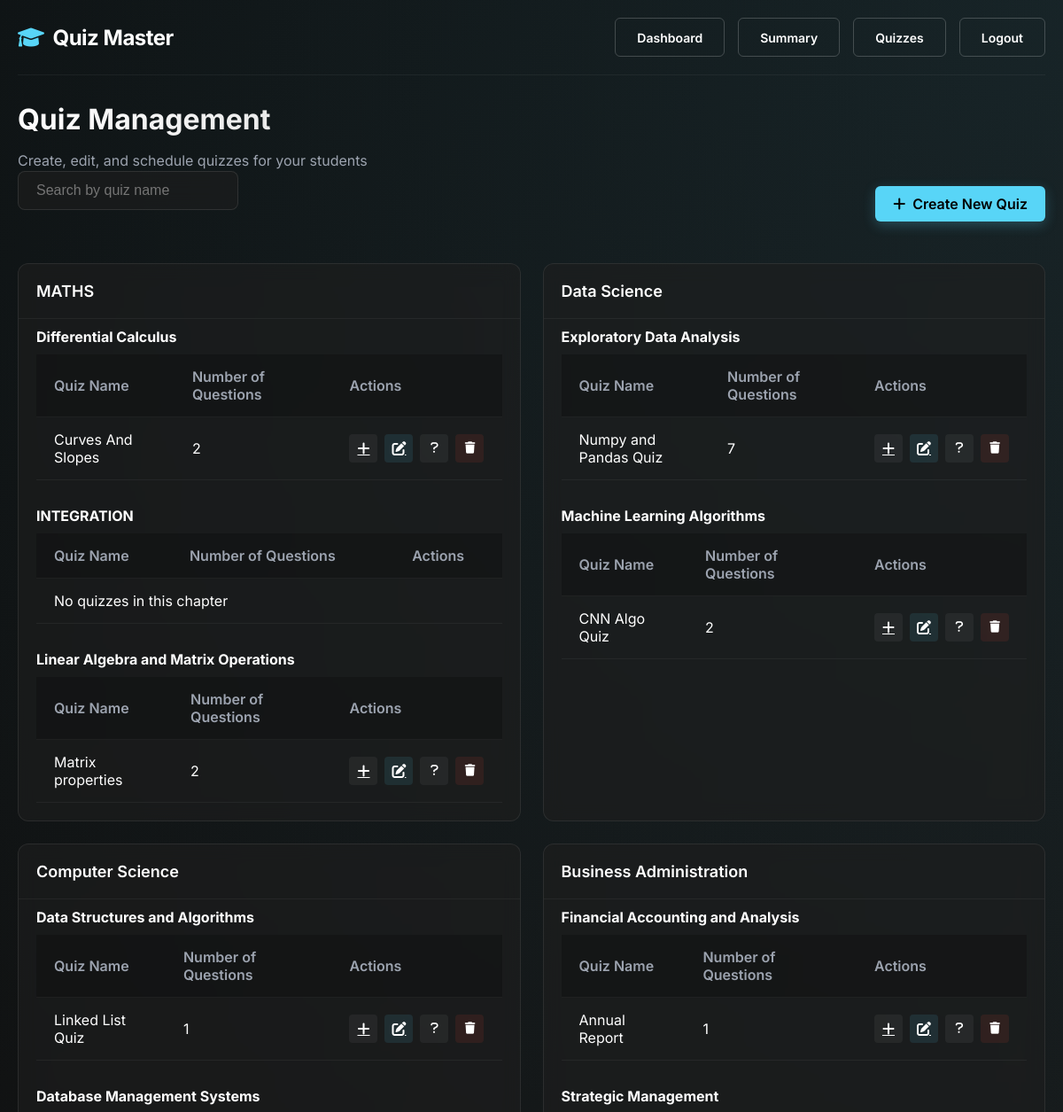
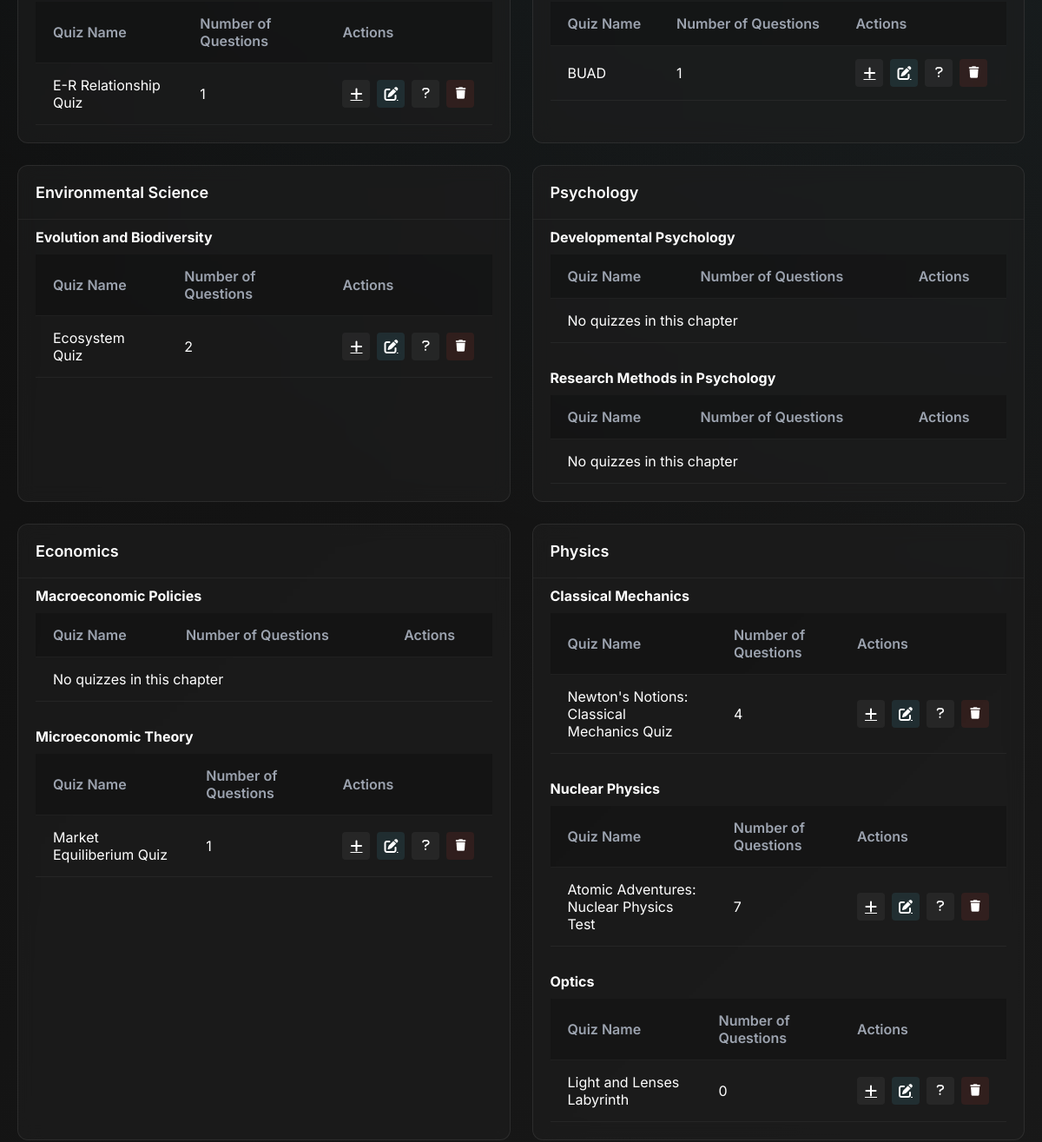
Before: /admin/quiz_management (signed in, upper part) with the older database file (2 pictures, top to bottom).
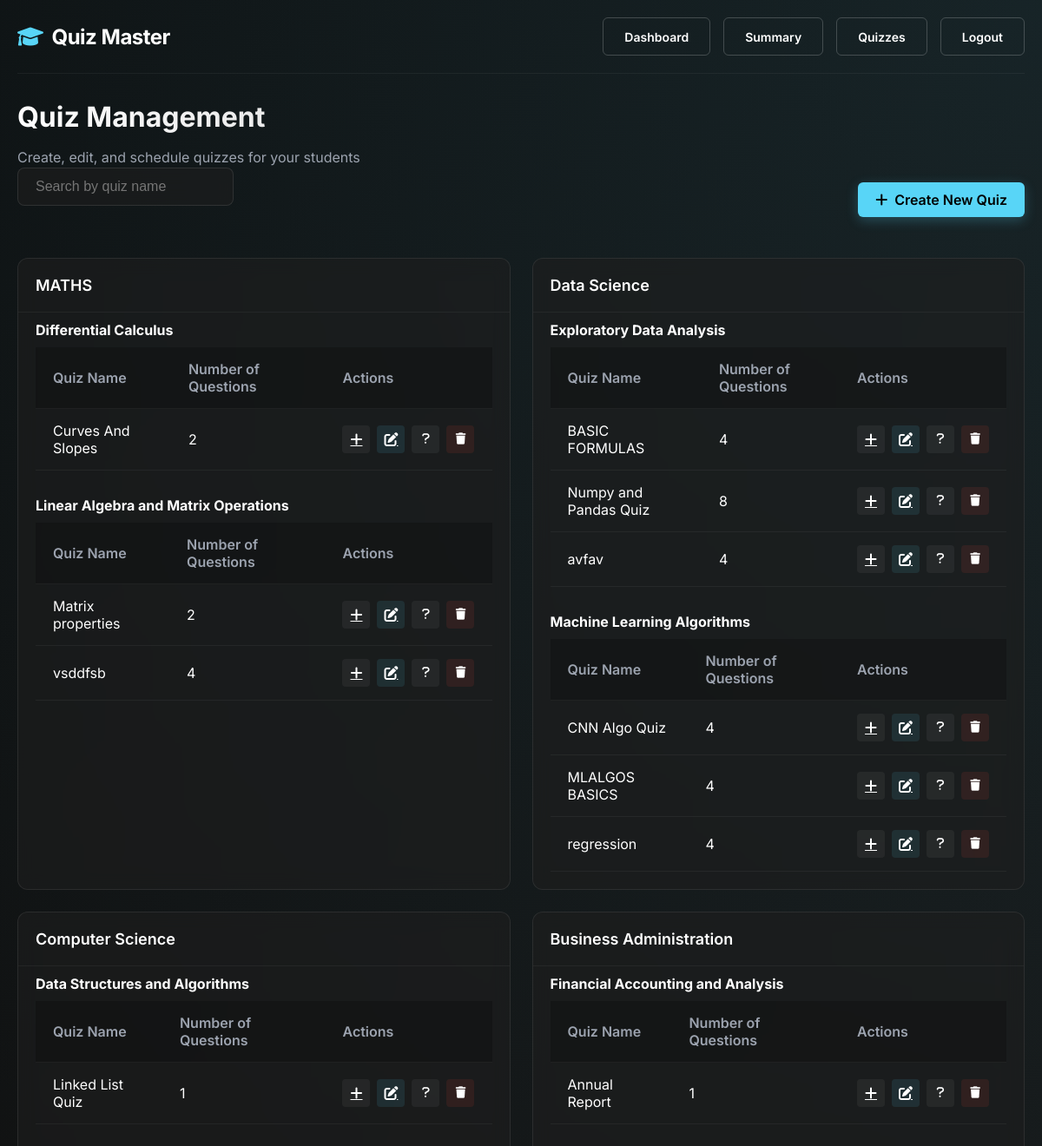
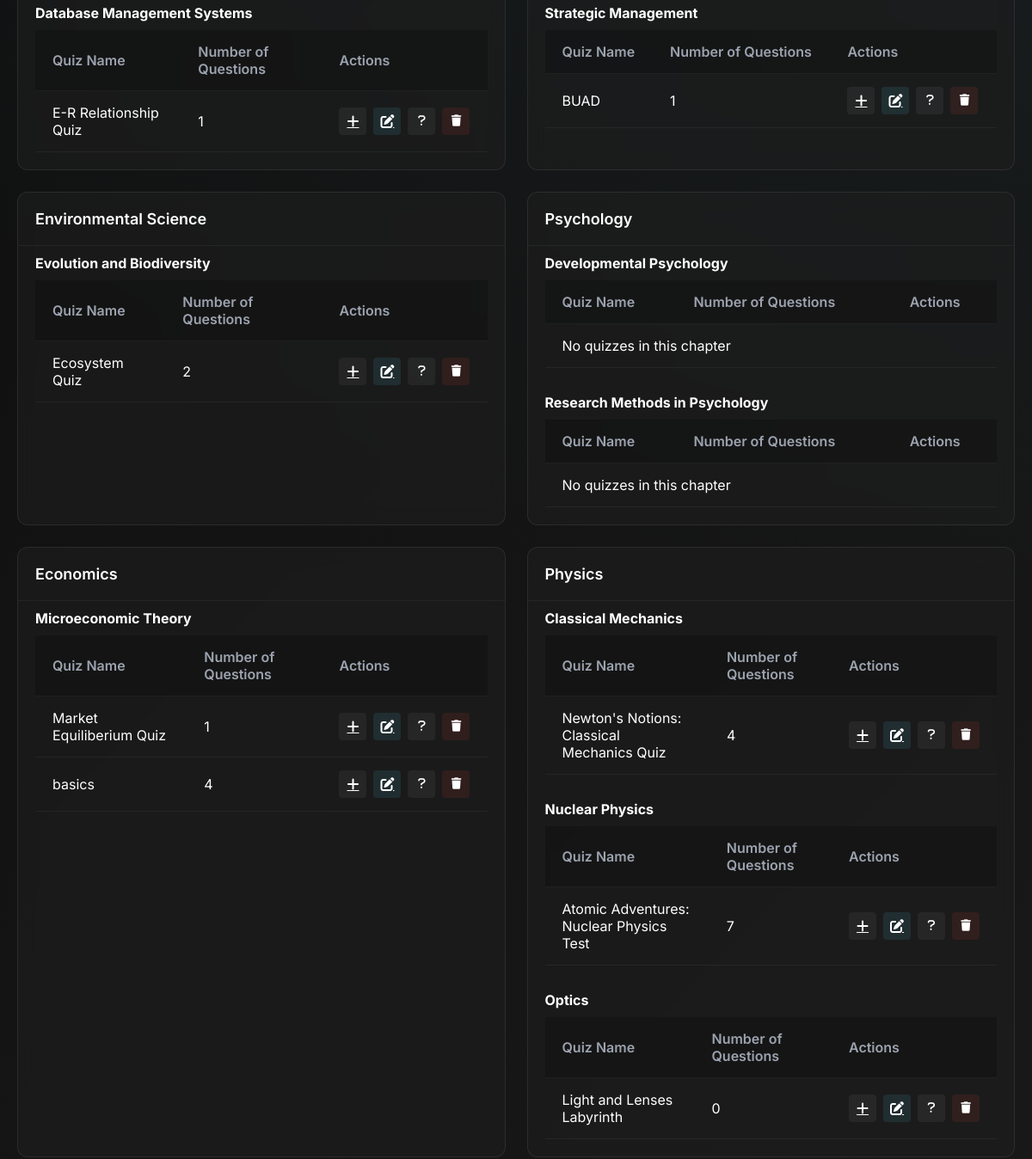
After: the same page with the newer database file (2 pictures, top to bottom).
### models.py (models this page shows, shortened)
class Subject(db.Model):
    __tablename__ = 'subjects'
    id = db.Column(db.Integer, primary_key=True)
    name = db.Column(db.String(100), nullable=False, index=True)
    description = db.Column(db.Text)
    code = db.Column(db.String(20), unique=True)
    image_path = db.Column(db.String(200))
    is_active = db.Column(db.Boolean, default=True)
    created_at = db.Column(db.DateTime, default=datetime.utcnow)
    chapters = db.relationship('Chapter', backref='subject', cascade="all, delete-orphan", lazy=True)
    user_performances = db.relationship('UserStrength', backref='subject', lazy='dynamic')

class Chapter(db.Model):
    __tablename__ = 'chapters'
    id = db.Column(db.Integer, primary_key=True)
    name = db.Column(db.String(100), nullable=False, index=True)
    subject_id = db.Column(db.Integer, db.ForeignKey('subjects.id'), nullable=False)
    description = db.Column(db.Text)
    seq_num = db.Column(db.Integer, default=0)  # For ordering chapters
    is_active = db.Column(db.Boolean, default=True)
    created_at = db.Column(db.DateTime, default=datetime.utcnow)
    quizzes = db.relationship('Quiz', backref='chapter', cascade="all, delete-orphan", lazy=True)
    user_performances = db.relationship('UserStrength', backref='chapter', lazy='dynamic')

class Quiz(db.Model):
    __tablename__ = 'quizzes'
    id = db.Column(db.Integer, primary_key=True)
    name = db.Column(db.String(120), nullable=False, index=True)
    chapter_id = db.Column(db.Integer, db.ForeignKey('chapters.id'), nullable=False)
    description = db.Column(db.Text)
    instructions = db.Column(db.Text)
    quiz_type = db.Column(db.String(20), default="assessment")
    passing_score = db.Column(db.Float, default=0.0)  # Minimum score to pass
    allow_retake = db.Column(db.Boolean, default=True)
    max_attempts = db.Column(db.Integer, default=1)  # 0 means unlimited
    show_answers = db.Column(db.Boolean, default=True)  # Show correct answers after quiz
    randomize_questions = db.Column(db.Boolean, default=False)
    date_of_quiz = db.Column(db.Date)
    time_duration = db.Column(db.Integer)  # Duration in minutes
    start_time = db.Column(db.DateTime, index=True)
    end_time = db.Column(db.DateTime, index=True)
    is_active = db.Column(db.Boolean, default=True)
    created_at = db.Column(db.DateTime, default=datetime.utcnow)
    created_by = db.Column(db.Integer, db.ForeignKey('users.id'))
    questions = db.relationship('Question', backref='quiz', cascade="all, delete-orphan", lazy=True)
    scores = db.relationship('Score', backref='quiz', cascade="all, delete-orphan", lazy=True)
    tags = db.relationship('QuizTag', backref='quiz', cascade="all, delete-orphan", lazy=True)
    creator = db.relationship('User', foreign_keys=[created_by], backref='created_quizzes')

### routes.py (the view)
@app_routes.route("/admin/quiz_management")
def quiz_management():
    if session.get("role") != "admin":
        flash("Access denied! Admins only.", "danger")
        return redirect(url_for("app_routes.login"))
    try:
        subjects = Subject.query.options(
            joinedload(Subject.chapters)
            .joinedload(Chapter.quizzes)
            .joinedload(Quiz.questions)
        ).all()
        return render_template("quiz_management.html", subjects=subjects)
    except Exception as e:
        flash(f"Error loading quiz management: {str(e)}", "danger")
        return redirect(url_for("app_routes.admin_dashboard"))

### routes.py (called while the page is built)
@app_routes.context_processor
def inject_responsive_elements():
    is_mobile = request.user_agent.platform in ['android', 'iphone'] or \
                'mobile' in request.user_agent.string.lower()
    return {
        'is_mobile': is_mobile,
        'current_year': datetime.now().year
    }  # Fixed: Added missing closing brace

### templates/admin/quiz_management.html (shortened to what this page needs)
{% extends "base.html" %}
{% block content %}
<div class="management-header">
    <h1 class="management-title">Quiz Management</h1>
    <p class="management-subtitle">Create, edit, and schedule quizzes for your students</p>
</div>
<div class="action-container">
    <div class="search-container">
        <input id="quizSearch" class="search-box" type="search" placeholder="Search by quiz name">
    </div>
    <a href="{{ url_for('app_routes.add_quiz') }}" class="action-btn">
        <i class="fas fa-plus"></i> Create New Quiz
    </a>
</div>
{% if subjects %}
<div class="subjects-grid">
    {% for subject in subjects %}
    <div class="data-card" data-subject-name="{{ subject.name | lower }}">
        <div class="card-header">
            <h2 class="card-title">{{ subject.name }}</h2>
        </div>
        <div class="card-content">
            {% for chapter in subject.chapters %}
            <div class="chapter-section">
                <h4>{{ chapter.name }}</h4>
                <table class="quiz-table">
                    <thead>
                        <tr>
                            <th>Quiz Name</th>
                            <th>Number of Questions</th>
                            <th>Actions</th>
                        </tr>
                    </thead>
                    <tbody>
                        {% for quiz in chapter.quizzes %}
                        <tr class="quiz-row" data-quiz-name="{{ quiz.name.lower() }}">
                            <td>{{ quiz.name }}</td>
                            <td>{{ quiz.questions|length }}</td>
                            <td>
                                <div class="quiz-actions">
                                    <a href="{{ url_for('app_routes.add_question', quiz_id=quiz.id) }}" class="btn-icon" title="Add Question">
                                        <i class="fas fa-plus"></i>
                                    </a>
                                    <a href="{{ url_for('app_routes.edit_quiz', quiz_id=quiz.id) }}" class="btn-icon btn-edit" title="Edit Quiz">
                                        <i class="fas fa-edit"></i>
                                    </a>
                                    <div class="dropdown d-inline-block">
                                        <button class="btn-icon dropdown-toggle question-toggle" type="button" id="questionsDropdown{{ quiz.id }}"
                                                title="Toggle Questions (Press '?' or Click)">
                                            <i class="fas fa-question"></i>
                                        </button>
                                    </div>
                                    <form method="POST" action="{{ url_for('app_routes.delete_quiz', quiz_id=quiz.id) }}" style="display:inline;">
                                        <button type="submit" class="btn-icon btn-delete" title="Delete Quiz"
                                                onclick="return confirm('Are you sure you want to delete this quiz?');">
                                            <i class="fas fa-trash"></i>
                                        </button>
                                    </form>
                                </div>
                            </td>
                        </tr>
                        {% else %}
                        <tr>
                            <td colspan="3">No quizzes in this chapter</td>
                        </tr>
                        {% endfor %}
                    </tbody>
                </table>
            </div>
            {% else %}
            <p style="padding: 20px;">No chapters in this subject</p>
            {% endfor %}
        </div>
    </div>
    {% endfor %}
</div>
{% else %}
<div class="empty-state">
    <div class="empty-icon">📋</div>
    <p>No subjects available. Please add a subject first.</p>
</div>
{% endif %}
{% endblock %}

Changed rows visible on the page:
removed Chapter: name "INTEGRATION", shown under Subject "MATHS"
removed Chapter: name "Macroeconomic Policies", shown under Subject "Economics"
added Quiz: name "vsddfsb", questions|length "4", shown under Chapter "Linear Algebra and Matrix Operations"
added Quiz: name "BASIC FORMULAS", questions|length "4", shown under Chapter "Exploratory Data Analysis"
computed for Quiz "Numpy and Pandas Quiz": questions|length "7" → "8"
added Quiz: name "avfav", questions|length "4", shown under Chapter "Exploratory Data Analysis"
changed Quiz "CNN Algo Quiz": questions|length "2" → "4"
added Quiz: name "MLALGOS BASICS", questions|length "4", shown under Chapter "Machine Learning Algorithms"
added Quiz: name "regression", questions|length "4", shown under Chapter "Machine Learning Algorithms"
added Quiz: name "basics", questions|length "4", shown under Chapter "Microeconomic Theory"
